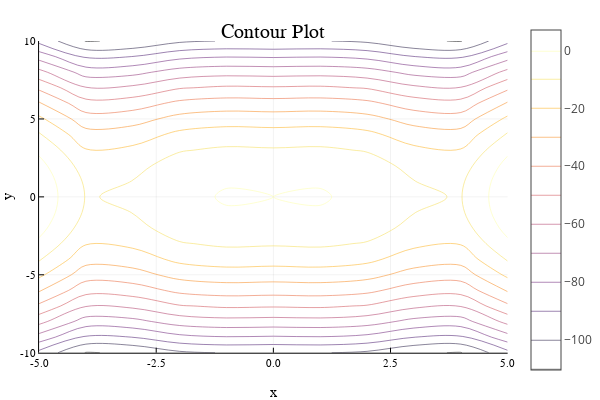

The notebook cell saved with this chart:
### Code cell
plot5 = contour(xs,ys,Z, title="Contour Plot",xlabel="x",ylabel="y")
display(plot5)
savefig(plot5,"contourplot.png")

### Figure 1 — Plotly figure (JSON) as saved in the notebook; plotly's stock layout.template omitted (floating-point values rounded to 4 significant figures; data arrays with more than 128 entries replaced by an {"elided": "..."} marker saying what was removed)
{"data": [{"colorbar": {"title": ""}, "colorscale": {"elided": "256x2 mixed values"}, "contours": {"coloring": "lines", "showlabels": false}, "name": "y1", "ncontours": 17, "showlegend": false, "showscale": true, "type": "contour", "x": [-5, -4, -3, -2, -1, 0, 1, 2, 3, 4, 5], "xaxis": "x", "y": [-10, -9, -8, -7, -6, -5, -4, -3, -2, -1, 0, 1, 2, 3, 4, 5, 6, 7, 8, 9, 10], "yaxis": "y", "z": {"elided": "21x11 float values"}, "zmax": 7.092, "zmin": -110.5}], "layout": {"annotations": [{"font": {"color": "rgba(0, 0, 0, 1.000)", "family": "sans-serif", "size": 20}, "rotation": 0, "showarrow": false, "text": "Contour Plot", "x": 0.535, "xanchor": "center", "xref": "paper", "y": 1, "yanchor": "top", "yref": "paper"}], "height": 400, "legend_position": {"bgcolor": "rgba(255, 255, 255, 1.000)", "bordercolor": "rgba(0, 0, 0, 1.000)", "borderwidth": 1, "font": {"color": "rgba(0, 0, 0, 1.000)", "family": "sans-serif", "size": 11}, "title": {"font": {"color": "rgba(0, 0, 0, 1.000)", "family": "sans-serif", "size": 15}, "text": ""}, "tracegroupgap": 0, "traceorder": "normal", "x": 1, "xanchor": "auto", "y": 1, "yanchor": "auto"}, "margin": {"b": 20, "l": 0, "r": 0, "t": 20}, "paper_bgcolor": "rgba(255, 255, 255, 1.000)", "plot_bgcolor": "rgba(255, 255, 255, 1.000)", "showlegend": true, "width": 600, "xaxis": {"anchor": "y", "domain": [0.07647, 0.9934], "gridcolor": "rgba(0, 0, 0, 0.100)", "gridwidth": 0.5, "linecolor": "rgba(0, 0, 0, 1.000)", "mirror": false, "range": [-5, 5], "showgrid": true, "showline": true, "showticklabels": true, "tickangle": 0, "tickcolor": "rgb(0, 0, 0)", "tickfont": {"color": "rgba(0, 0, 0, 1.000)", "family": "sans-serif", "size": 11}, "tickmode": "array", "ticks": "inside", "ticktext": ["-5.0", "-2.5", "0.0", "2.5", "5.0"], "tickvals": [-5, -2.5, 0, 2.5, 5], "title": "x", "titlefont": {"color": "rgba(0, 0, 0, 1.000)", "family": "sans-serif", "size": 15}, "type": "-", "visible": true, "zeroline": false, "zerolinecolor": "rgba(0, 0, 0, 1.000)"}, "yaxis": {"anchor": "x", "domain": [0.07581, 0.9415], "gridcolor": "rgba(0, 0, 0, 0.100)", "gridwidth": 0.5, "linecolor": "rgba(0, 0, 0, 1.000)", "mirror": false, "range": [-10, 10], "showgrid": true, "showline": true, "showticklabels": true, "tickangle": 0, "tickcolor": "rgb(0, 0, 0)", "tickfont": {"color": "rgba(0, 0, 0, 1.000)", "family": "sans-serif", "size": 11}, "tickmode": "array", "ticks": "inside", "ticktext": ["-10", "-5", "0", "5", "10"], "tickvals": [-10, -5, 0, 5, 10], "title": "y", "titlefont": {"color": "rgba(0, 0, 0, 1.000)", "family": "sans-serif", "size": 15}, "type": "-", "visible": true, "zeroline": false, "zerolinecolor": "rgba(0, 0, 0, 1.000)"}}}
